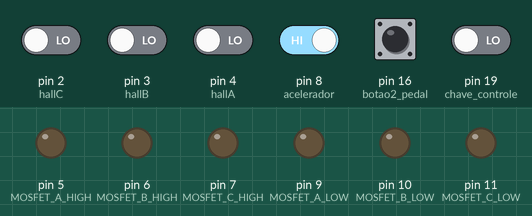
A program run on a simulated Arduino Mega 2560, built with avr-gcc and run on an emulated ATmega2560. On the bench: output pins drawn as LEDs (lit = HIGH). The inputs (shaded band) are chosen by the test bench; at power-on: pin 8 (acelerador), pin 16 (botao2_pedal) HIGH, pin 2 (hallC), pin 3 (hallB), pin 4 (hallA), pin 19 (chave_controle) LOW.

Above: at 1.2 s.
1.3 s: pin 2 (hallC) driven HIGH
At 2.3 s:
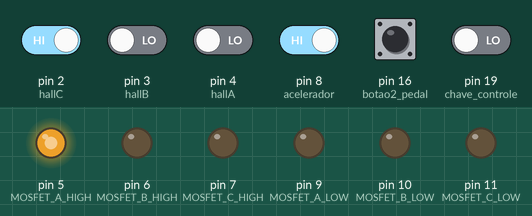
2.8 s: pin 8 (acelerador) driven LOW
At 2.87 s:
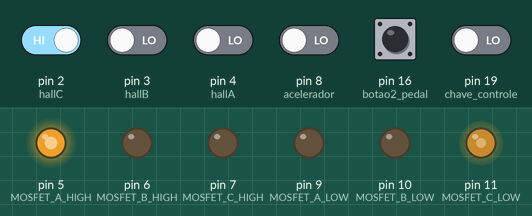
5.8 s: pin 3 (hallB) driven HIGH
At 6.7 s:
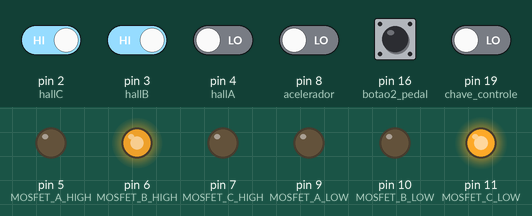
8.8 s: pin 19 (chave_controle) driven HIGH
11.8 s: pin 2 (hallC) driven LOW
At 14.4 s:
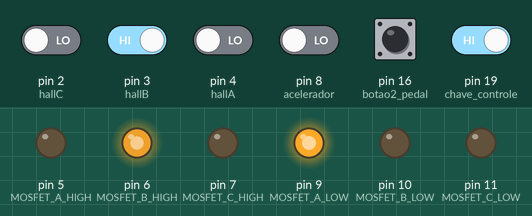
14.8 s: pin 4 (hallA) driven HIGH
At 15.7 s:
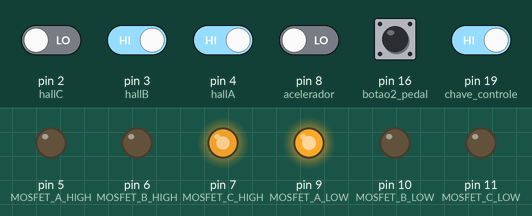
Timing chart, 0 to 17.3 s (numbered marks = the images above; inputs shaded):
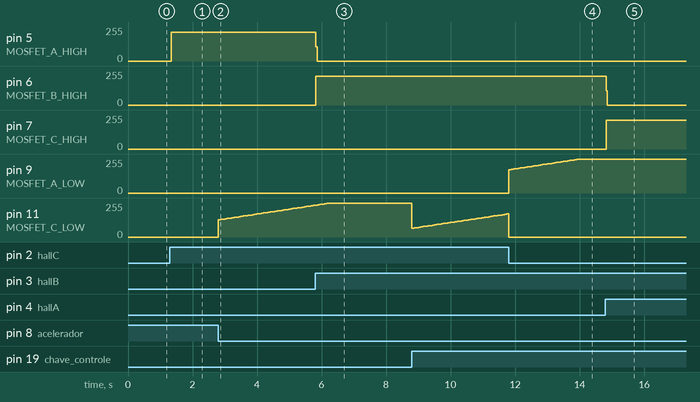

Measured:
- after the input at 1.3 s, pin 5 (MOSFET_A_HIGH): 0/255 → 215/255 at once
- after the input at 2.8 s, pin 11 (MOSFET_C_LOW): moves from 0/255 to 237/255 over 2.9 s, starting at once
- after the input at 5.8 s, pin 5 (MOSFET_A_HIGH): 215/255 → 0/255 at once; pin 6 (MOSFET_B_HIGH): 0/255 → 216/255 at once
- after the input at 11.8 s, pin 9 (MOSFET_A_LOW): moves from 0/255 to 252/255 over 2.1 s, starting at once
- after the input at 14.8 s, pin 6 (MOSFET_B_HIGH): 216/255 → 0/255 at once; pin 7 (MOSFET_C_HIGH): 0/255 → 216/255 at once

The program:

main.cpp
```cpp
/*
 *  O seguinte código eh utilizado num arduino MEGA, cujo papel eh a de um controlador de um motor BLDC
 *  O Arduino recebe sinal dos sensores de efeito hall e comuta os mosfets de acordo com os valores lidos
 *  O motor eh ligado apenas sob certas condicoes de interruptores e fins de curso
 *  A entrada para o motor eh uma entrada rampa, com incremento gradual
 */

// Biblioteca Arduino.h adicionada para aumentar compatibilidade com outros editores
#include <Arduino.h>

// Relação de portas Shield Controlador -> Powerdriver (sinais de saida para os gates dos mosfets)
#define MOSFET_A_HIGH 5
#define MOSFET_B_HIGH 6
#define MOSFET_C_HIGH 7

#define MOSFET_A_LOW 9
#define MOSFET_B_LOW 10
#define MOSFET_C_LOW 11

// Duty cycle do PWM maximo no gate
#define PWM_MAX 99

// Portas definidas MEGA
#define hallA 4           // Entrada do sinal do sensor de efeito hall A do motor
#define hallB 3           // Entrada do sinal do sensor de efeito hall B do motor
#define hallC 2           // Entrada do sinal do sensor de efeito hall C do motor

#define botao1_pedal 15   // Acionado pelo pedal de aceleracao. Fim de Curso [Dianteiro]. Entrada do botão 1 de aceleracao (Pedal meio pressionado)
#define botao2_pedal 16   // Acionado pelo pedal de aceleracao. Fim de Curso [Traseiro]. Entrada do botão 2 de aceleracao (Pedal Completamente pressionado)

#define chave_controle 19 // Configura o valor inicial do PWM nos mosfets. Sendo o valor mais baixo para arrancada e o maior para ao longo da corrida
#define acelerador 8      // Para ligar o carro sem apertar o pedal. Alternativa para não precisar apertar o pedal ate o fundo
#define sinal_corrente 22 // Desativa a alimentação se a corrente estiver muito alta

int hallA_estado;                                  // Estado do sensor de efeito hall A do motor BLDC
int hallB_estado;                                  // Estado do sensor de efeito hall B do motor BLDC
int hallC_estado;                                  // Estado do sensor de efeito hall C do motor BLDC
int hall_val = 1;                                  // Estado dos tres halls (Fase do motor)
int botao1_pedal_anterior = 3;                     // Estado anterior do fim de curso dianteiro
int botao2_pedal_anterior = 3;                     // Estado anterior do fim de curso traseiro
int estado_controle, estado_controle_ant = LOW;    // Serve para zerar o duty cycle para o início da rampa
unsigned long tempo_Atual = 0, tempo_Anterior = 0; // Servem para incrementar o PWM depois de x microsegundos

// Variaveis Relevantes
int incremento_rampa = 0; // Duty cycle em % , de 0 a 100%
int inicio_rampa = 0;     // Valor inicial da rampa
int pwwm = 0;             // Armazena o PWM que ira para os MOSFETs

void setup()
{
  // Entradas do Arduino MEGA
  pinMode(hallA, INPUT);
  pinMode(hallB, INPUT);
  pinMode(hallC, INPUT);
  pinMode(sinal_corrente, INPUT);

  // Saídas do Arduino MEGA
  // Saídas para ativação MOSFETs do inversor trifasico
  // Saídas digitais HIGH SIDE
  pinMode(MOSFET_A_HIGH, OUTPUT);
  pinMode(MOSFET_B_HIGH, OUTPUT);
  pinMode(MOSFET_C_HIGH, OUTPUT);

  // Saidas PWM LOW SIDE
  pinMode(MOSFET_A_LOW, OUTPUT);
  pinMode(MOSFET_B_LOW, OUTPUT);
  pinMode(MOSFET_C_LOW, OUTPUT);

  // Coloca as saidas dos MOSFETs em low
  PORTE &= ~(1 << PORTE3); // pin 5
  PORTH &= ~(1 << PORTH3); // pin 6
  PORTH &= ~(1 << PORTH4); // pin 7
  analogWrite(MOSFET_A_LOW, 0);
  analogWrite(MOSFET_B_LOW, 0);
  analogWrite(MOSFET_C_LOW, 0);

// Define a frequencia do PWM para os MOSFETs
// Seta Timer 1 (1B) para 490 Hz para frequencia do PWM (pino 11)
// Seta Timer 2 (2B) para 980 Hz para frequencia do PWM (pino 9 e 10)
  int myEraser = 7;            // cria uma variavel com valor 7 (111 em binario) para modificar os registradores dos pinos 9, 10 e 11
  TCCR1B &= ~myEraser;         // usa operacoes AND e NOT, usando o valor de myEraser para ZERAR os tres primeiros digitos de TCCR1B (pino 11)
  TCCR2B &= ~myEraser;         // usa operacoes AND e NOT, usando o valor de myEraser para ZERAR os tres primeiros digitos de TCCR2B (pinos 9 e 10)
  int myPrescaler = 3;         // essa variável pode ser um número entre 1 e 6, de modo que cada um corresponde a uma frequência, dependendo do registrador. Para o registrador 1B, o número 3 é 490Hz. Para o 2B, é 980Hz.
  TCCR1B |= myPrescaler;       // usa a operacao OR para substituir os valores dos tres ultimos digitos para o valor de 3 (011)
  TCCR2B |= myPrescaler;       // usa a operacao OR para substituir os valores dos tres ultimos digitos para o valor de 3 (011)

}
void loop() {
    tempo_Atual = millis();
    estado_controle = digitalRead(chave_controle);

    // Se houver mudanca da chave controle, entao a rampa eh "zerada". Voltando a incrementar do zero
    if(estado_controle != estado_controle_ant){
        incremento_rampa = 0;
        estado_controle_ant = estado_controle;
    }

    // Configura o valor do inicio da rampa de acordo com o selecionado na chave_controle
    // O valor mais baixo eh somente para a arrancada, e o mais alto eh para a pista
    // Os valores podem mudar conforme variar o peso do carro e do piloto
    if(digitalRead(chave_controle) == HIGH){
       inicio_rampa = 25;
    }
    else{
       inicio_rampa = 50;
    }


    // Liga o carro se o pedal estiver completamente pressionado. Ou se o acelerador estiver ligado
    if( ( (digitalRead(botao2_pedal)== LOW) && (digitalRead(botao1_pedal)== HIGH) ) || (digitalRead(acelerador) == LOW) ){
        if (incremento_rampa < PWM_MAX - inicio_rampa){            // Se o duty cycle do PWM sobre o gate dos MOSFETs ainda eh menor do que PWM_MAX
            if ((tempo_Atual - tempo_Anterior) >= 70){  // Incrementa a cada 70 milisegundos
            incremento_rampa+=1;
            tempo_Anterior = tempo_Atual;
            }
        }
        pwwm = map(incremento_rampa + inicio_rampa, 0, 100, 0, 255);
    }
    else{
          incremento_rampa = 0;
          pwwm = map(incremento_rampa, 0, 100, 0, 255); // Nao entendi porque colocaram essa variável sendo que podia só por o                                                           // valor zero, por mim acho que pode por o zero
    }

  hallA_estado = digitalRead(hallA); // variavel recebe o valor do estado do sensor de efeito Hall A do motor
  hallB_estado = digitalRead(hallB); // variavel recebe o valor do estado do sensor de efeito Hall B do motor
  hallC_estado = digitalRead(hallC); // variavel recebe o valor do estado do sensor de efeito Hall C do motor

  hall_val = (hallA_estado) + (2 * hallB_estado) + (4 * hallC_estado); // converte o valor dos 3 sensores Hall para números decimais

  switch (hall_val)
  {
    /*
     * Funcionando em sentido horario, esses valores estão descritos no TCC que esta na biblioteca do Notion sobre o motor BLDC
     *
     * --------------------------------------------------------------------------------------------------------------------------
     *
     * Sequencia das fases para os mosfets ligados:
     * BL AH
     * BL CH
     * AL CH
     * AL BH
     * CL BH
     * CL AH
     *
     * --------------------------------------------------------------------------------------------------------------------------
     *
     * PORTD : muda o estado dos pinos usando registradores, mais rapido que o analog/digital Write
     * PORTD = B001xxx00;             Saída desejada para pinos 0-7; xxx refere-se as entradas Hall e pinos 0 e 1 do serial, que
     * nao devem ser alteradas
     * Operacao AND para atribuir 000 nas saidas HIGH SIDE (zerar valor anterior) e OR para alterar o valor da desejado
     *
     * --------------------------------------------------------------------------------------------------------------------------
     *
     * Eh importante garantir que todos os transistores estejam abertos (ou ao menos 5 deles) para fazer a comutacao dos MOSFETs
     * Caso isso nao seja feito, existe o risco de causar um curto-circuito na bateria
     *
     * --------------------------------------------------------------------------------------------------------------------------
     */

    // FASE 1
  case 5:
    PORTE &= ~(1 << PORTE3); // Pino 5 (AH) desligado
    PORTH &= ~(1 << PORTH3); // Pino 6 (BH) desligado
    PORTH &= ~(1 << PORTH4); // Pino 7 (CH) desligado
    analogWrite(9, 0);       // Pino 9 (AL) desligado
    analogWrite(11, 0);      // Pino 11 (CL) desligado

    PORTE |= 1 << PORTE3;  // Pino 5 (AH) ligado
    analogWrite(10, pwwm); // Transistor BL com PWM ativo
    break;
    /* ----------------------------------------------------------------------------------------------------------------------- */
    // FASE 2
  case 1:
    PORTE &= ~(1 << PORTE3); // Pino 5 (AH) desligado
    PORTH &= ~(1 << PORTH3); // Pino 6 (BH) desligado
    PORTH &= ~(1 << PORTH4); // Pino 7 (CH) desligado
    analogWrite(9, 0);       // Pino 9 (AL) desligado
    analogWrite(11, 0);      // Pino 11 (CL) desligado

    PORTH |= 1 << PORTH4;  // Pino 7 (CH) ligado
    analogWrite(10, pwwm); // Transistor BL com PWM ativo
    break;
    /* ----------------------------------------------------------------------------------------------------------------------- */
    // FASE 3
  case 3:
    PORTE &= ~(1 << PORTE3); // Pino 5 (AH) desligado
    PORTH &= ~(1 << PORTH3); // Pino 6 (BH) desligado
    PORTH &= ~(1 << PORTH4); // Pino 7 (CH) desligado
    analogWrite(10, 0);      // Pino 10 (BL) desligado
    analogWrite(11, 0);      // Pino 11 (CL) desligado

    PORTH |= 1 << PORTH4; // Pino 7 (CH) ligado
    analogWrite(9, pwwm); // Transistor AL com PWM ativo
    break;
    /* ----------------------------------------------------------------------------------------------------------------------- */
    // FASE 4
  case 2:
    PORTE &= ~(1 << PORTE3); // Pino 5 (AH) desligado
    PORTH &= ~(1 << PORTH3); // Pino 6 (BH) desligado
    PORTH &= ~(1 << PORTH4); // Pino 7 (CH) desligado
    analogWrite(10, 0);      // Pino 10 (BL) desligado
    analogWrite(11, 0);      // Pino 11 (CL) desligado

    PORTH |= 1 << PORTH3; // Pino 6 (BH) ligado
    analogWrite(9, pwwm); // Transistor AL com PWM ativo
    break;
    /* ----------------------------------------------------------------------------------------------------------------------- */
    // FASE 5
  case 6:
    PORTE &= ~(1 << PORTE3); // Pino 5 (AH) desligado
    PORTH &= ~(1 << PORTH3); // Pino 6 (BH) desligado
    PORTH &= ~(1 << PORTH4); // Pino 7 (CH) desligado
    analogWrite(9, 0);       // Pino 9 (AL) desligado
    analogWrite(10, 0);      // Pino 10 (BL) desligado

    PORTH |= 1 << PORTH3;  // Pino 6 (BH) ligado
    analogWrite(11, pwwm); // Transistor CL com PWM ativo
    break;
    /* ----------------------------------------------------------------------------------------------------------------------- */
    // FASE 6
  case 4:
    PORTE &= ~(1 << PORTE3); // Pino 5 (AH) desligado
    PORTH &= ~(1 << PORTH3); // Pino 6 (BH) desligado
    PORTH &= ~(1 << PORTH4); // Pino 7 (CH) desligado
    analogWrite(9, 0);       // Pino 9 (AL) desligado
    analogWrite(10, 0);      // Pino 10 (BL) desligado

    PORTE |= 1 << PORTE3;  // Pino 5 (AH) em High
    analogWrite(11, pwwm); // Transistor CL com PWM ativo
    break;
  }
}
```

Source omitted: leitor-variaveis.cpp (12234 bytes)
